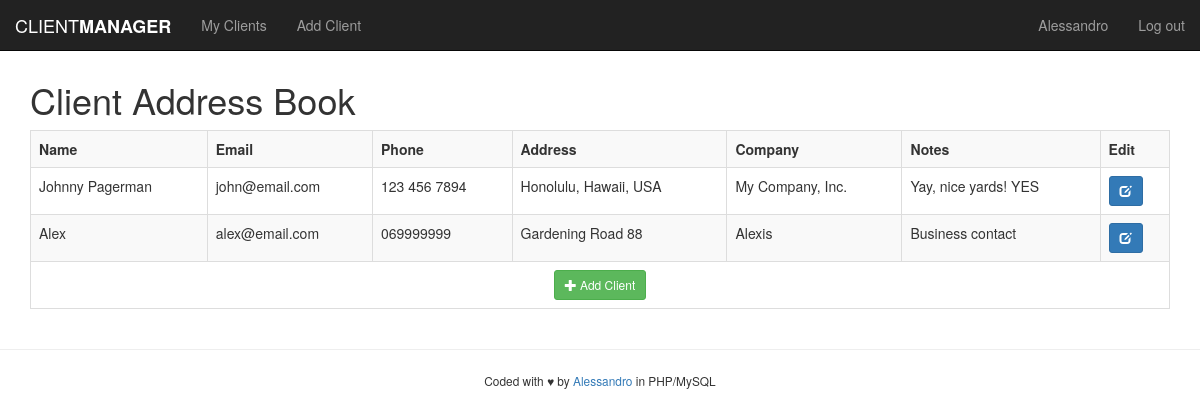
Screenshot of /clients.php (signed in) with the database file from the repository.
### tables this page shows
CREATE TABLE `clients` (
  `id` int(11) UNSIGNED NOT NULL,
  `name` varchar(100) NOT NULL,
  `email` varchar(100) NOT NULL,
  `phone` varchar(40) DEFAULT NULL,
  `address` varchar(255) DEFAULT NULL,
  `company` varchar(100) DEFAULT NULL,
  `notes` text,
  `date_added` timestamp NOT NULL DEFAULT CURRENT_TIMESTAMP
);

### clients.php (the view, shortened to what this page needs)
<?php
include('includes/connection.php');
$query = "SELECT * FROM clients";
$result = mysqli_query( $conn, $query );
include('includes/header.php');
?>
<h1>Client Address Book</h1>
<div class="table-responsive">
    <table class="table table-striped table-bordered ">
        <tr>
            <th>Name</th>
            <th>Email</th>
            <th>Phone</th>
            <th>Address</th>
            <th>Company</th>
            <th>Notes</th>
            <th>Edit</th>
        </tr>
        <?php
        if( mysqli_num_rows($result) > 0 ) {
            while( $row = mysqli_fetch_assoc($result) ) {
                echo "<tr>";
                echo "<td>" . $row['name'] . "</td>";
                echo "<td>" . $row['email'] . "</td>";
                echo "<td>" . $row['phone'] . "</td>";
                echo "<td>" . $row['address'] . "</td>";
                echo "<td>" . $row['company'] . "</td>";
                echo "<td>" . $row['notes'] . "</td>";
                echo '<td><a href="edit.php?id=' . $row['id'] . '" type="button" class="btn btn-primary btn-sm">
                    <span class="glyphicon glyphicon-edit"></span>
                </a></td>';
                echo "</tr>";
            }
        } else {
            echo "<div class='alert alert-warning'>You have no clients!</div>";
        }
        ?>
        <tr>
            <td colspan="7"><div class="text-center"><a href="add.php" type="button" class="btn btn-sm btn-success"><span class="glyphicon glyphicon-plus"></span> Add Client</a></div></td>
        </tr>
    </table>
</div>
<?php
include('includes/footer.php');
?>

### includes/header.php (shortened to what this page needs)
<!DOCTYPE html>
<html>
    <head>
        <link rel="stylesheet" href="https://maxcdn.bootstrapcdn.com/bootstrap/3.3.5/css/bootstrap.min.css">
    </head>
    <body style="padding-top: 60px;">
    <nav class="navbar navbar-default navbar-fixed-top navbar-inverse">
        <div class="container-fluid">
            <div class="navbar-header">
                <a class="navbar-brand" href="clients.php">CLIENT<strong>MANAGER</strong></a>
            </div>
            <div class="collapse navbar-collapse" id="navbar-collapse">
                <?php
                if( $_SESSION['loggedInUser'] ) {
                ?>
                <ul class="nav navbar-nav">
                    <li><a href="clients.php">My Clients</a></li>
                    <li><a href="add.php">Add Client</a></li>
                </ul>
                <ul class="nav navbar-nav navbar-right">
                    <p class="navbar-text"><?php echo $_SESSION['loggedInUser']; ?></p>
                    <li><a href="logout.php">Log out</a></li>
                </ul>
                <?php
                } else {
                ?>
                <ul class="nav navbar-nav navbar-right">
                    <li><a href="index.php">Log in</a></li>
                </ul>
                <?php
                }
                ?>
            </div>
        </div>
    </nav>
    <div class="container">

### includes/footer.php (shortened to what this page needs)
        </div>
        <footer class="text-center">
            <hr>
            <small>Coded with &hearts; by <a href="http://giacoppo.nl/" target="_blank">Alessandro</a> in PHP/MySQL</small>
        </footer>
    </body>
</html>

### rows the page displays
clients: name "Johnny Pagerman", email "john@email.com", phone "123 456 7894", address "Honolulu, Hawaii, USA", company "My Company, Inc.", notes "Yay, nice yards! YES"
clients: name "Alex", email "alex@email.com", phone "069999999", address "Gardening Road 88", company "Alexis", notes "Business contact"

### other values shown
$_SESSION['loggedInUser'] "Alessandro"
